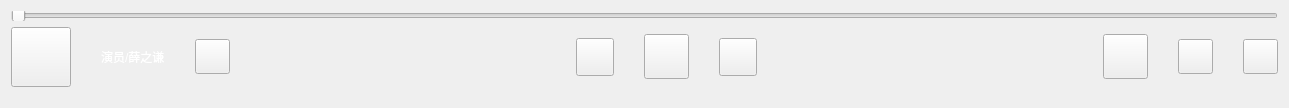
    <widget class="QWidget" name="widget_bottom" native="true">
     <property name="enabled">
      <bool>true</bool>
     </property>
     <property name="sizePolicy">
      <sizepolicy hsizetype="Expanding" vsizetype="Expanding">
       <horstretch>0</horstretch>
       <verstretch>0</verstretch>
      </sizepolicy>
     </property>
     <property name="minimumSize">
      <size>
       <width>1289</width>
       <height>100</height>
      </size>
     </property>
     <property name="maximumSize">
      <size>
       <width>16777215</width>
       <height>120</height>
      </size>
     </property>
     <layout class="QVBoxLayout" name="verticalLayout_4">
      <item>
       <layout class="QVBoxLayout" name="verticalLayout_2">
        <item>
         <widget class="QSlider" name="hslider_header">
          <property name="enabled">
           <bool>true</bool>
          </property>
          <property name="minimumSize">
           <size>
            <width>0</width>
            <height>10</height>
           </size>
          </property>
          <property name="maximumSize">
           <size>
            <width>16777215</width>
            <height>10</height>
           </size>
          </property>
          <property name="orientation">
           <enum>Qt::Horizontal</enum>
          </property>
         </widget>
        </item>
        <item>
         <layout class="QHBoxLayout" name="horizontalLayout">
          <property name="spacing">
           <number>30</number>
          </property>
          <property name="leftMargin">
           <number>0</number>
          </property>
          <property name="topMargin">
           <number>0</number>
          </property>
          <property name="bottomMargin">
           <number>10</number>
          </property>
          <item>
           <widget class="QPushButton" name="btn_albumpic">
            <property name="sizePolicy">
             <sizepolicy hsizetype="Preferred" vsizetype="Preferred">
              <horstretch>0</horstretch>
              <verstretch>0</verstretch>
             </sizepolicy>
            </property>
            <property name="minimumSize">
             <size>
              <width>60</width>
              <height>60</height>
             </size>
            </property>
            <property name="text">
             <string/>
            </property>
            <property name="iconSize">
             <size>
              <width>60</width>
              <height>60</height>
             </size>
            </property>
            <property name="autoDefault">
             <bool>false</bool>
            </property>
            <property name="flat">
             <bool>false</bool>
            </property>
           </widget>
          </item>
          <item>
           <widget class="QLabel" name="label_songinfo">
            <property name="styleSheet">
             <string notr="true">color:white</string>
            </property>
            <property name="text">
             <string>演员/薛之谦</string>
            </property>
           </widget>
          </item>
          <item>
           <widget class="QPushButton" name="btn_like">
            <property name="sizePolicy">
             <sizepolicy hsizetype="Preferred" vsizetype="Preferred">
              <horstretch>0</horstretch>
              <verstretch>0</verstretch>
             </sizepolicy>
            </property>
            <property name="minimumSize">
             <size>
              <width>35</width>
              <height>35</height>
             </size>
            </property>
            <property name="maximumSize">
             <size>
              <width>35</width>
              <height>35</height>
             </size>
            </property>
            <property name="text">
             <string/>
            </property>
            <property name="icon">
             <iconset resource="images.qrc">
              <normaloff>:/images/button/btn_like.png</normaloff>:/images/button/btn_like.png</iconset>
            </property>
            <property name="iconSize">
             <size>
              <width>24</width>
              <height>24</height>
             </size>
            </property>
           </widget>
          </item>
          <item>
           <spacer name="horizontalSpacer">
            <property name="orientation">
             <enum>Qt::Horizontal</enum>
            </property>
            <property name="sizeType">
             <enum>QSizePolicy::Expanding</enum>
            </property>
            <property name="sizeHint" stdset="0">
             <size>
              <width>260</width>
              <height>20</height>
             </size>
            </property>
           </spacer>
          </item>
          <item>
           <widget class="QPushButton" name="btn_pre">
            <property name="sizePolicy">
             <sizepolicy hsizetype="Preferred" vsizetype="Preferred">
              <horstretch>0</horstretch>
              <verstretch>0</verstretch>
             </sizepolicy>
            </property>
            <property name="minimumSize">
             <size>
              <width>38</width>
              <height>38</height>
             </size>
            </property>
            <property name="maximumSize">
             <size>
              <width>38</width>
              <height>38</height>
             </size>
            </property>
            <property name="toolTip">
             <string>上一曲</string>
            </property>
            <property name="text">
             <string/>
            </property>
            <property name="icon">
             <iconset resource="images.qrc">
              <normaloff>:/images/button/btn_pre.png</normaloff>:/images/button/btn_pre.png</iconset>
            </property>
           </widget>
          </item>
          <item>
           <widget class="QPushButton" name="btn_play">
            <property name="sizePolicy">
             <sizepolicy hsizetype="Preferred" vsizetype="Preferred">
              <horstretch>0</horstretch>
              <verstretch>0</verstretch>
             </sizepolicy>
            </property>
            <property name="minimumSize">
             <size>
              <width>45</width>
              <height>45</height>
             </size>
            </property>
            <property name="maximumSize">
             <size>
              <width>45</width>
              <height>45</height>
             </size>
            </property>
            <property name="baseSize">
             <size>
              <width>60</width>
              <height>60</height>
             </size>
            </property>
            <property name="toolTip">
             <string>播放</string>
            </property>
            <property name="text">
             <string/>
            </property>
            <property name="icon">
             <iconset resource="images.qrc">
              <normaloff>:/images/button/btn_play.png</normaloff>:/images/button/btn_play.png</iconset>
            </property>
            <property name="iconSize">
             <size>
              <width>60</width>
              <height>60</height>
             </size>
            </property>
           </widget>
          </item>
          <item>
           <widget class="QPushButton" name="btn_next">
            <property name="sizePolicy">
             <sizepolicy hsizetype="Preferred" vsizetype="Preferred">
              <horstretch>0</horstretch>
              <verstretch>0</verstretch>
             </sizepolicy>
            </property>
            <property name="minimumSize">
             <size>
              <width>38</width>
              <height>38</height>
             </size>
            </property>
            <property name="maximumSize">
             <size>
              <width>38</width>
              <height>38</height>
             </size>
            </property>
            <property name="baseSize">
             <size>
              <width>60</width>
              <height>60</height>
             </size>
            </property>
            <property name="toolTip">
             <string>下一首</string>
            </property>
            <property name="text">
             <string/>
            </property>
            <property name="icon">
             <iconset resource="images.qrc">
              <normaloff>:/images/button/btn_next.png</normaloff>:/images/button/btn_next.png</iconset>
            </property>
           </widget>
          </item>
          <item>
           <spacer name="horizontalSpacer_2">
            <property name="orientation">
             <enum>Qt::Horizontal</enum>
            </property>
            <property name="sizeHint" stdset="0">
             <size>
              <width>40</width>
              <height>20</height>
             </size>
            </property>
           </spacer>
          </item>
          <item>
           <widget class="QPushButton" name="btn_desklrc">
            <property name="sizePolicy">
             <sizepolicy hsizetype="Preferred" vsizetype="Preferred">
              <horstretch>0</horstretch>
              <verstretch>0</verstretch>
             </sizepolicy>
            </property>
            <property name="minimumSize">
             <size>
              <width>45</width>
              <height>45</height>
             </size>
            </property>
            <property name="maximumSize">
             <size>
              <width>45</width>
              <height>45</height>
             </size>
            </property>
            <property name="toolTip">
             <string>显示桌面歌词</string>
            </property>
            <property name="text">
             <string/>
            </property>
            <property name="icon">
             <iconset resource="images.qrc">
              <normaloff>:/images/button/btn_lrc.png</normaloff>:/images/button/btn_lrc.png</iconset>
            </property>
            <property name="iconSize">
             <size>
              <width>30</width>
              <height>30</height>
             </size>
            </property>
           </widget>
          </item>
          <item>
           <widget class="QPushButton" name="btn_volume">
            <property name="sizePolicy">
             <sizepolicy hsizetype="Expanding" vsizetype="Expanding">
              <horstretch>0</horstretch>
              <verstretch>0</verstretch>
             </sizepolicy>
            </property>
            <property name="minimumSize">
             <size>
              <width>35</width>
              <height>35</height>
             </size>
            </property>
            <property name="maximumSize">
             <size>
              <width>35</width>
              <height>35</height>
             </size>
            </property>
            <property name="baseSize">
             <size>
              <width>50</width>
              <height>50</height>
             </size>
            </property>
            <property name="toolTip">
             <string>静音</string>
            </property>
            <property name="text">
             <string/>
            </property>
            <property name="icon">
             <iconset resource="images.qrc">
              <normaloff>:/images/button/volume.png</normaloff>:/images/button/volume.png</iconset>
            </property>
            <property name="iconSize">
             <size>
              <width>30</width>
              <height>30</height>
             </size>
            </property>
           </widget>
          </item>
          <item>
           <widget class="QPushButton" name="btn_mode">
            <property name="sizePolicy">
             <sizepolicy hsizetype="Preferred" vsizetype="Preferred">
              <horstretch>0</horstretch>
              <verstretch>0</verstretch>
             </sizepolicy>
            </property>
            <property name="minimumSize">
             <size>
              <width>35</width>
              <height>35</height>
             </size>
            </property>
            <property name="maximumSize">
             <size>
              <width>35</width>
              <height>35</height>
             </size>
            </property>
            <property name="sizeIncrement">
             <size>
              <width>0</width>
              <height>0</height>
             </size>
            </property>
            <property name="baseSize">
             <size>
              <width>50</width>
              <height>50</height>
             </size>
            </property>
            <property name="toolTip">
             <string>顺序播放</string>
            </property>
            <property name="text">
             <string/>
            </property>
            <property name="icon">
             <iconset resource="images.qrc">
              <normaloff>:/images/button/mode_seq.png</normaloff>:/images/button/mode_seq.png</iconset>
            </property>
            <property name="iconSize">
             <size>
              <width>30</width>
              <height>30</height>
             </size>
            </property>
           </widget>
          </item>
         </layout>
        </item>
       </layout>
      </item>
     </layout>
    </widget>
